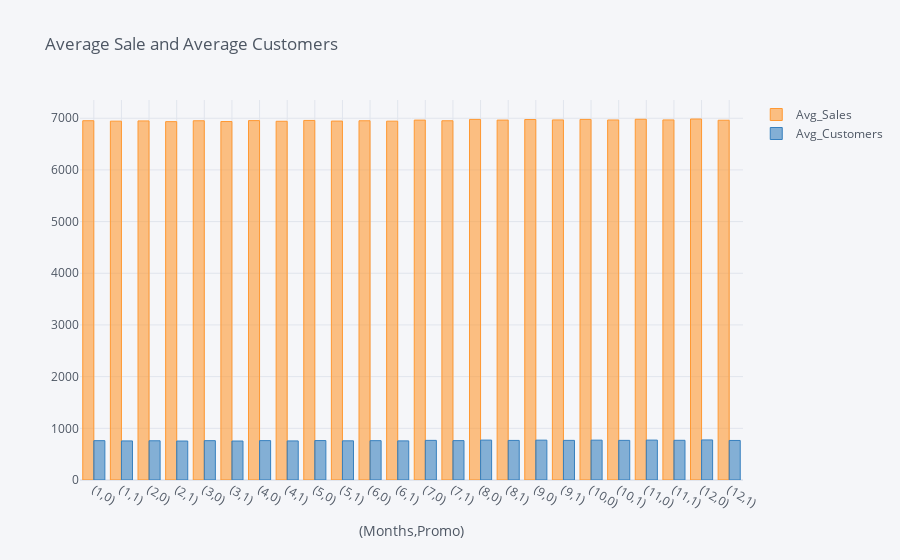
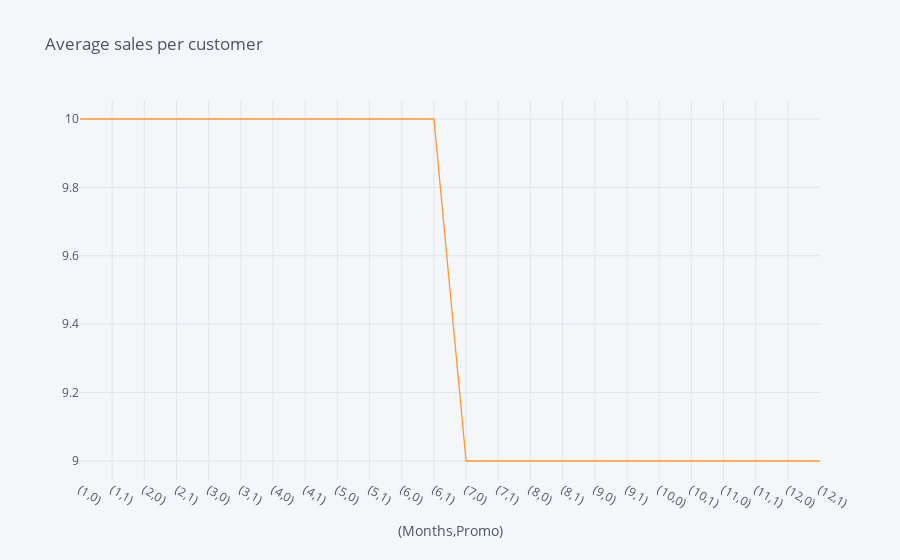

The code cell stored with these charts, in order, in its notebook:
### Markdown cell above
## 2.11 Table_4 : Average sales, average number of customers and average sales per customer based on Months.

### Code cell
Table_4=pd.pivot_table(data=new_train,index=['Month','Promo'],
                      values=['Avg_Sales','Avg_Customers','Avg_SalesPerCustomer'],aggfunc='mean').round(0)

# Visualization
Table_4.iplot(kind='bar',y=['Avg_Sales','Avg_Customers'],title='Average Sale and Average Customers',xTitle='(Months,Promo)')
Table_4.iplot(y='Avg_SalesPerCustomer',title='Average sales per customer',xTitle='(Months,Promo)')

del(Table_4)

### Figure 1 — Plotly figure (JSON) as saved in the notebook; plotly's stock layout.template omitted (floating-point values rounded to 4 significant figures)
{"data": [{"marker": {"color": "rgba(255, 153, 51, 0.6)", "line": {"color": "rgba(255, 153, 51, 1.0)", "width": 1}}, "name": "Avg_Sales", "orientation": "v", "text": "", "type": "bar", "x": ["(1,0)", "(1,1)", "(2,0)", "(2,1)", "(3,0)", "(3,1)", "(4,0)", "(4,1)", "(5,0)", "(5,1)", "(6,0)", "(6,1)", "(7,0)", "(7,1)", "(8,0)", "(8,1)", "(9,0)", "(9,1)", "(10,0)", "(10,1)", "(11,0)", "(11,1)", "(12,0)", "(12,1)"], "y": [6952, 6943, 6948, 6934, 6951, 6936, 6954, 6941, 6957, 6945, 6951, 6943, 6964, 6951, 6977, 6964, 6975, 6967, 6977, 6966, 6980, 6967, 6985, 6961]}, {"marker": {"color": "rgba(55, 128, 191, 0.6)", "line": {"color": "rgba(55, 128, 191, 1.0)", "width": 1}}, "name": "Avg_Customers", "orientation": "v", "text": "", "type": "bar", "x": ["(1,0)", "(1,1)", "(2,0)", "(2,1)", "(3,0)", "(3,1)", "(4,0)", "(4,1)", "(5,0)", "(5,1)", "(6,0)", "(6,1)", "(7,0)", "(7,1)", "(8,0)", "(8,1)", "(9,0)", "(9,1)", "(10,0)", "(10,1)", "(11,0)", "(11,1)", "(12,0)", "(12,1)"], "y": [761, 756, 759, 754, 761, 754, 762, 756, 763, 758, 761, 757, 767, 762, 772, 766, 771, 767, 771, 767, 772, 768, 775, 765]}], "layout": {"legend": {"bgcolor": "#F5F6F9", "font": {"color": "#4D5663"}}, "paper_bgcolor": "#F5F6F9", "plot_bgcolor": "#F5F6F9", "title": {"font": {"color": "#4D5663"}, "text": "Average Sale and Average Customers"}, "xaxis": {"gridcolor": "#E1E5ED", "showgrid": true, "tickfont": {"color": "#4D5663"}, "title": {"font": {"color": "#4D5663"}, "text": "(Months,Promo)"}, "zerolinecolor": "#E1E5ED"}, "yaxis": {"gridcolor": "#E1E5ED", "showgrid": true, "tickfont": {"color": "#4D5663"}, "title": {"font": {"color": "#4D5663"}, "text": ""}, "zerolinecolor": "#E1E5ED"}}}

### Figure 2 — Plotly figure (JSON) as saved in the notebook; plotly's stock layout.template omitted (floating-point values rounded to 4 significant figures)
{"data": [{"line": {"color": "rgba(255, 153, 51, 1.0)", "dash": "solid", "shape": "linear", "width": 1.3}, "mode": "lines", "name": "Avg_SalesPerCustomer", "text": "", "type": "scatter", "x": ["(1,0)", "(1,1)", "(2,0)", "(2,1)", "(3,0)", "(3,1)", "(4,0)", "(4,1)", "(5,0)", "(5,1)", "(6,0)", "(6,1)", "(7,0)", "(7,1)", "(8,0)", "(8,1)", "(9,0)", "(9,1)", "(10,0)", "(10,1)", "(11,0)", "(11,1)", "(12,0)", "(12,1)"], "y": [10, 10, 10, 10, 10, 10, 10, 10, 10, 10, 10, 10, 9, 9, 9, 9, 9, 9, 9, 9, 9, 9, 9, 9]}], "layout": {"legend": {"bgcolor": "#F5F6F9", "font": {"color": "#4D5663"}}, "paper_bgcolor": "#F5F6F9", "plot_bgcolor": "#F5F6F9", "title": {"font": {"color": "#4D5663"}, "text": "Average sales per customer"}, "xaxis": {"gridcolor": "#E1E5ED", "showgrid": true, "tickfont": {"color": "#4D5663"}, "title": {"font": {"color": "#4D5663"}, "text": "(Months,Promo)"}, "zerolinecolor": "#E1E5ED"}, "yaxis": {"gridcolor": "#E1E5ED", "showgrid": true, "tickfont": {"color": "#4D5663"}, "title": {"font": {"color": "#4D5663"}, "text": ""}, "zerolinecolor": "#E1E5ED"}}}
